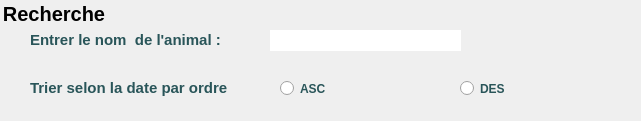
    <widget class="QGroupBox" name="groupBox_2">
     <property name="geometry">
      <rect>
       <x>410</x>
       <y>10</y>
       <width>641</width>
       <height>121</height>
      </rect>
     </property>
     <property name="palette">
      <palette>
       <active>
        <colorrole role="Button">
         <brush brushstyle="SolidPattern">
          <color alpha="255">
           <red>41</red>
           <green>85</green>
           <blue>89</blue>
          </color>
         </brush>
        </colorrole>
       </active>
       <inactive>
        <colorrole role="Button">
         <brush brushstyle="SolidPattern">
          <color alpha="255">
           <red>41</red>
           <green>85</green>
           <blue>89</blue>
          </color>
         </brush>
        </colorrole>
       </inactive>
       <disabled>
        <colorrole role="Button">
         <brush brushstyle="SolidPattern">
          <color alpha="255">
           <red>41</red>
           <green>85</green>
           <blue>89</blue>
          </color>
         </brush>
        </colorrole>
       </disabled>
      </palette>
     </property>
     <property name="font">
      <font>
       <family>Arial</family>
       <pointsize>-1</pointsize>
       <weight>75</weight>
       <italic>false</italic>
       <bold>true</bold>
      </font>
     </property>
     <property name="styleSheet">
      <string notr="true">border-radius:15px;

border:3px solid &quot;#cdf830&quot;;
	font-family:Arial;
    font: bold ;
	font-size:20px;
</string>
     </property>
     <property name="title">
      <string>Recherche</string>
     </property>
     <widget class="QLineEdit" name="rechAnimal">
      <property name="geometry">
       <rect>
        <x>270</x>
        <y>30</y>
        <width>191</width>
        <height>21</height>
       </rect>
      </property>
      <property name="styleSheet">
       <string notr="true">border-radius:15px;

border:3px solid &quot;#f9eed2&quot;;
</string>
      </property>
     </widget>
     <widget class="QLabel" name="label_18">
      <property name="geometry">
       <rect>
        <x>30</x>
        <y>30</y>
        <width>191</width>
        <height>20</height>
       </rect>
      </property>
      <property name="styleSheet">
       <string notr="true">border:0px solid &quot;#f9eed2&quot;;
	font-family:Arial;
    font: bold ;
	font-size:15px;
color: rgb(41, 85, 89);
	</string>
      </property>
      <property name="text">
       <string>Entrer le nom  de l'animal :</string>
      </property>
     </widget>
     <widget class="QLabel" name="label_19">
      <property name="geometry">
       <rect>
        <x>30</x>
        <y>80</y>
        <width>201</width>
        <height>16</height>
       </rect>
      </property>
      <property name="styleSheet">
       <string notr="true">border:0px solid &quot;#f9eed2&quot;;
	font-family:Arial;
    font: bold ;
	font-size:15px;
color: rgb(41, 85, 89);
	
</string>
      </property>
      <property name="text">
       <string>Trier selon la date par ordre :</string>
      </property>
     </widget>
     <widget class="QRadioButton" name="ASC">
      <property name="geometry">
       <rect>
        <x>280</x>
        <y>80</y>
        <width>82</width>
        <height>17</height>
       </rect>
      </property>
      <property name="styleSheet">
       <string notr="true">border:0px solid &quot;#f9eed2&quot;;
	font-family:Arial;
    font: bold ;
	font-size:12px;
color: rgb(41, 85, 89);
	
</string>
      </property>
      <property name="text">
       <string>ASC</string>
      </property>
     </widget>
     <widget class="QRadioButton" name="radioButton_2">
      <property name="geometry">
       <rect>
        <x>460</x>
        <y>80</y>
        <width>82</width>
        <height>17</height>
       </rect>
      </property>
      <property name="styleSheet">
       <string notr="true">border:0px solid &quot;#f9eed2&quot;;
	font-family:Arial;
    font: bold ;
	font-size:12px;
color: rgb(41, 85, 89);
	
</string>
      </property>
      <property name="text">
       <string>DES</string>
      </property>
     </widget>
    </widget>
